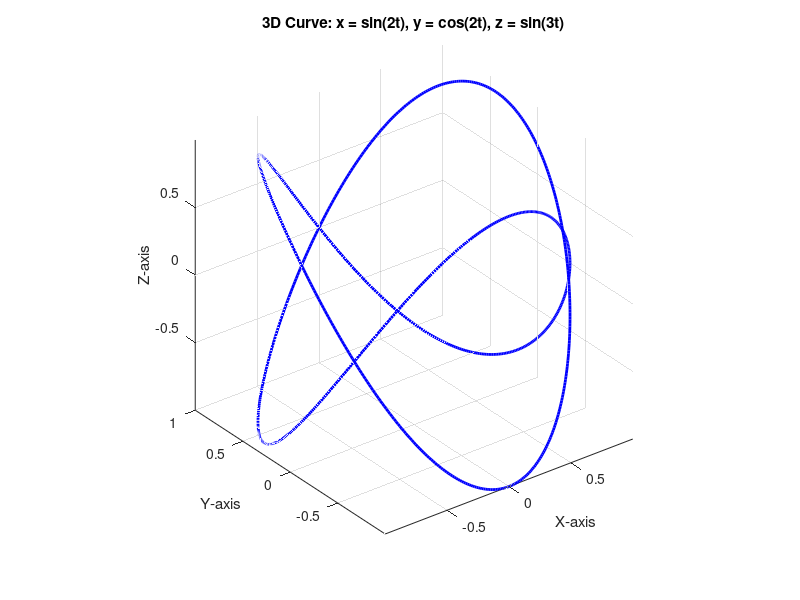

Write MATLAB code to recreate this figure.
t = linspace(0, 2*pi, 1000);

x = sin(2*t);
y = cos(2*t);
z = sin(3*t);

figure;
plot3(x, y, z, 'b', 'LineWidth', 2);

xlabel('X-axis');
ylabel('Y-axis');
zlabel('Z-axis');
title('3D Curve: x = sin(2t), y = cos(2t), z = sin(3t)');

grid on;
axis equal;

view(3);
